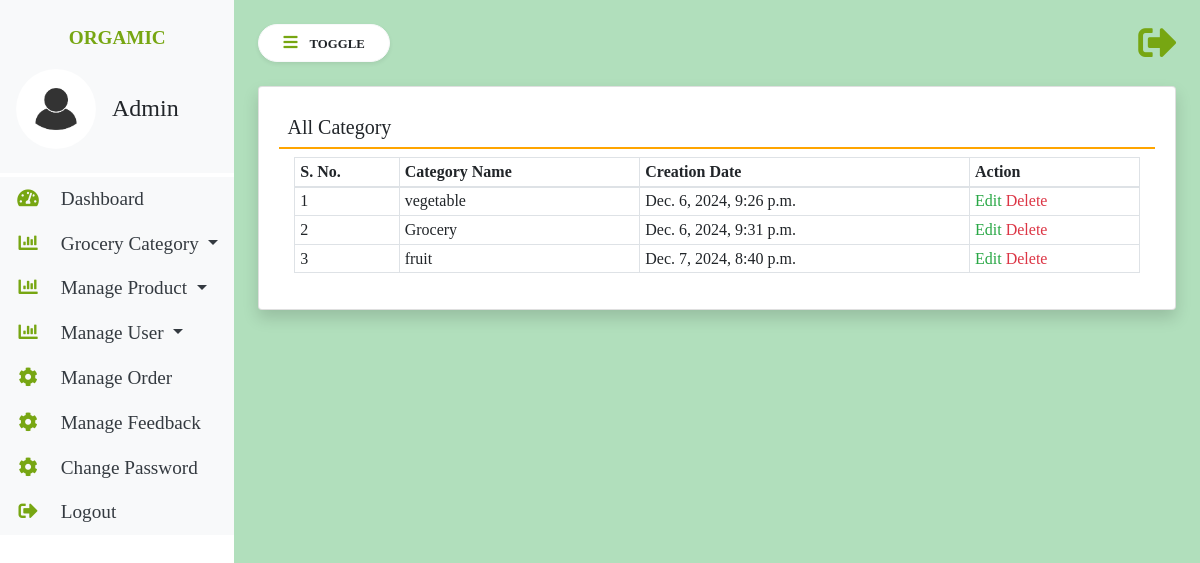
The page /view-category/ on the database its author committed.
### groceryapp/models.py (models this page shows, shortened)
class Category(models.Model):
    name = models.CharField(max_length=100, null=True, blank=True)
    created = models.DateTimeField(default=now)

### groceryapp/views.py (the view)
# urls.py: path('view-category/', viewCategory, name="view-category"),
def viewCategory(request):
    category = Category.objects.all()
    return render(request, 'view-category.html', locals())

### groceryapp/templates/view-category.html
{% extends 'admin-base.html' %}
{% block main  %}
<div class="card shadow">
    <div class="card-body">
        <h5 class="p-2" style="border-bottom: 2px solid orange;">All Category</h5>
        <div class="container-fluid">
            <table class="table table-bordered table-sm" id="example">
                <thead>
                <tr>
                    <th>S. No.</th>
                    <th>Category Name</th>
                    <th>Creation Date</th>
                    <th>Action</th>
                </tr>
                </thead>
                <tbody>
                {% for i in category %}
                <tr>
                    <td>{{forloop.counter}}</td>
                    <td>{{i.name}}</td>
                    <td>{{i.created}}</td>
                    <td>
                        <a href="/edit-category/{{i.id}}/" class="text-success">Edit</a>
                        <a href="/delete-category/{{i.id}}/" class="text-danger"
                           onclick="return confirm('Are You Sure?')">Delete</a></td>
                </tr>
                {% endfor %}
                </tbody>
            </table>
        </div>
    </div>
</div>
{% endblock %}

### rows shown on the page
Category: name "vegetable", created "Dec. 6, 2024, 9:26 p.m."
Category: name "Grocery", created "Dec. 6, 2024, 9:31 p.m."
Category: name "fruit", created "Dec. 7, 2024, 8:40 p.m."
